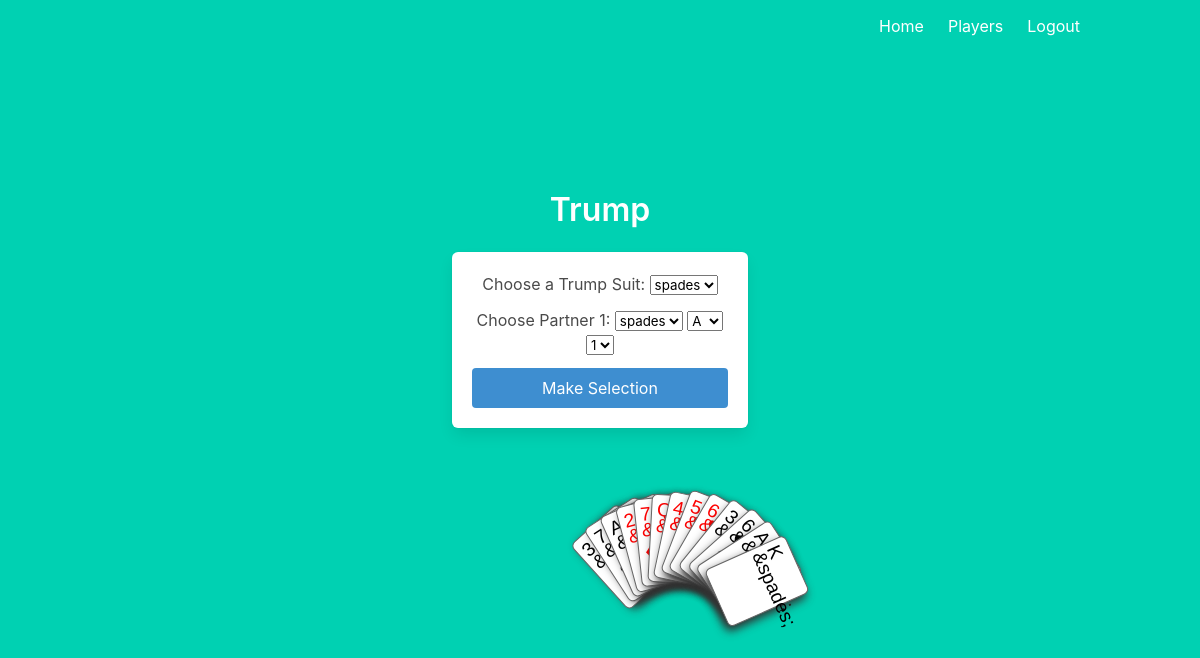
Page /trump_and_partner (signed in) on the committed database.
### models.py (models this page shows)
class Card(db.Model):
	id = db.Column(db.Integer, primary_key=True)
	suit = db.Column(db.String(100))
	value = db.Column(db.String(100))
	points = db.Column(db.Integer)

### game.py (the view)
@game.route('/trump_and_partner')
@login_required
def choose_trump_and_partner():
	game = db.session.query(Game).order_by(Game.id.desc()).first()
	bidder_id = game.bidder
	player = Player.query.filter_by(email=current_user.email).first()
	number_of_players = len(Player.query.all())
	number_of_partners = int(number_of_players/2)-1
	suits = ['spades', 'diams', 'clubs', 'hearts']
	values = ['A', '2', '3','4','5','6','7','8','9','10', 'J', 'Q', 'K']
	turn = [1] if number_of_players <= 4 else [1,2]
	to_choose = False
	if bidder_id == player.id:
		to_choose = True
	cards = get_hand()
	return render_template('/choose.html', to_choose=to_choose, suits=suits, values=values, turn=turn, number_of_partners=number_of_partners, cards=cards, activityClass="inactiveLink")

### __init__.py (called while the page is built)
def create_app():
    app = Flask(__name__)
    app.config['SECRET_KEY'] = '9OLWxND4o83j4K4iuopO'
    app.config['SQLALCHEMY_DATABASE_URI'] = 'sqlite:///db.sqlite'
    db.init_app(app)
    login_manager = LoginManager()
    login_manager.login_view = 'auth.login'
    login_manager.init_app(app)
    with app.app_context():
        from .models import User
        @login_manager.user_loader
        def load_user(user_id):
            return User.query.get(int(user_id))
        from .auth import auth as auth_blueprint
        app.register_blueprint(auth_blueprint)
        from .main import main as main_blueprint
        app.register_blueprint(main_blueprint)
        from .players import players as players_blueprint
        app.register_blueprint(players_blueprint)
        from .game import game as game_blueprint
        app.register_blueprint(game_blueprint)
    return app

### game.py (called while the page is built)
def get_hand():
	player = Player.query.filter_by(email=current_user.email).first()
	game = db.session.query(Game).order_by(Game.id.desc()).first()
	hand_card_ids = Hand.query.filter_by(player_id=player.id).filter_by(game_id=game.id).first().cards
	cards = []
	for hand_card_id in hand_card_ids:
		card = Card.query.filter_by(id=hand_card_id.card).first()
		cards.append((card.suit,card.value))
	cards = sorted(cards)
	return cards

### templates/choose.html (shortened to what this page needs)
{% extends "base.html" %}
{% block content %}
	<div class="column is-4 is-offset-4">
	{%if to_choose==True%}
    <h3 class="title">Trump</h3>
    <div class="box">
        <form method="POST" action="/trump_and_partner">
            <div class="field">
                <div class="control">
                	<label for="trump">Choose a Trump Suit:</label>
                    <select name="trump">
                    	{% for suit in suits %}
                    		<option value="{{suit}}">{{suit}}</option>
                    	{%endfor%}
                    </select>
                </div>
            </div>
            {%for i in range(1, number_of_partners+1) %}
            <div class="field">
                <div class="control">
                	<label for="partner_suit{{i}}">Choose Partner {{i}}:</label>
                    <select name="partner_suit{{i}}">
                    	{% for suit in suits %}
                    		<option value="{{suit}}">{{suit}}</option>
                    	{%endfor%}
                    </select>
                    <select name="partner_value{{i}}">
                    	{% for value in values %}
                    		<option value="{{value}}">{{value}}</option>
                    	{%endfor%}
                    </select>
                    <select name="partner_turn{{i}}">
                    	{% for t in turn %}
                    		<option value="{{t}}">{{t}}</option>
                    	{%endfor%}
                    </select>
                </div>
            </div>
            {%endfor%}
            <button class="button is-block is-info is-fullwidth" id="Select">Make Selection</button>
        </form>
    </div>
    {%endif%}
    {% include "hand.html"%}
    </div>
{% endblock %}

### templates/hand.html (shortened to what this page needs)
<link rel="stylesheet" type="text/css" href='{{ url_for("static", filename="cards.css") }}'>
<div class="column is-4 is-offset-4">
<div class="playingCards faceImages rotateHand">
<ul class="{{activityClass}} hand">
  	{%for i in cards%}
  		<li><a class="card rank-{{i[1]}} {{i[0]}}" href="/make_move/{{i[0]}}/{{i[1]}}/{{round_number}}">
  			<span class="rank">{{i[1]}}</span>
  			<span class="suit">&{{i[0]}};</span>
  		</a>
  	</li>
  	{%endfor%}
 </ul>
</div>
</div>

### templates/hand.html (style rules this page uses)
.inactiveLink { pointer-events: none; cursor: default; }

### rows in the picture
Card: value "3", suit "clubs"
Card: value "7", suit "clubs"
Card: value "A", suit "clubs"
Card: value "2", suit "diams"
Card: value "7", suit "diams"
Card: value "Q", suit "diams"
Card: value "4", suit "hearts"
Card: i "5", suit "hearts"
Card: value "6", suit "hearts"
Card: i "3", suit "spades"
Card: i "6", suit "spades"
Card: value "A", suit "spades"
Card: value "K", suit "spades"

### other values in the picture
{{ i }} "1"
form field trump "spades"
form field value "spades"
form field value "A"
form field value "1"
